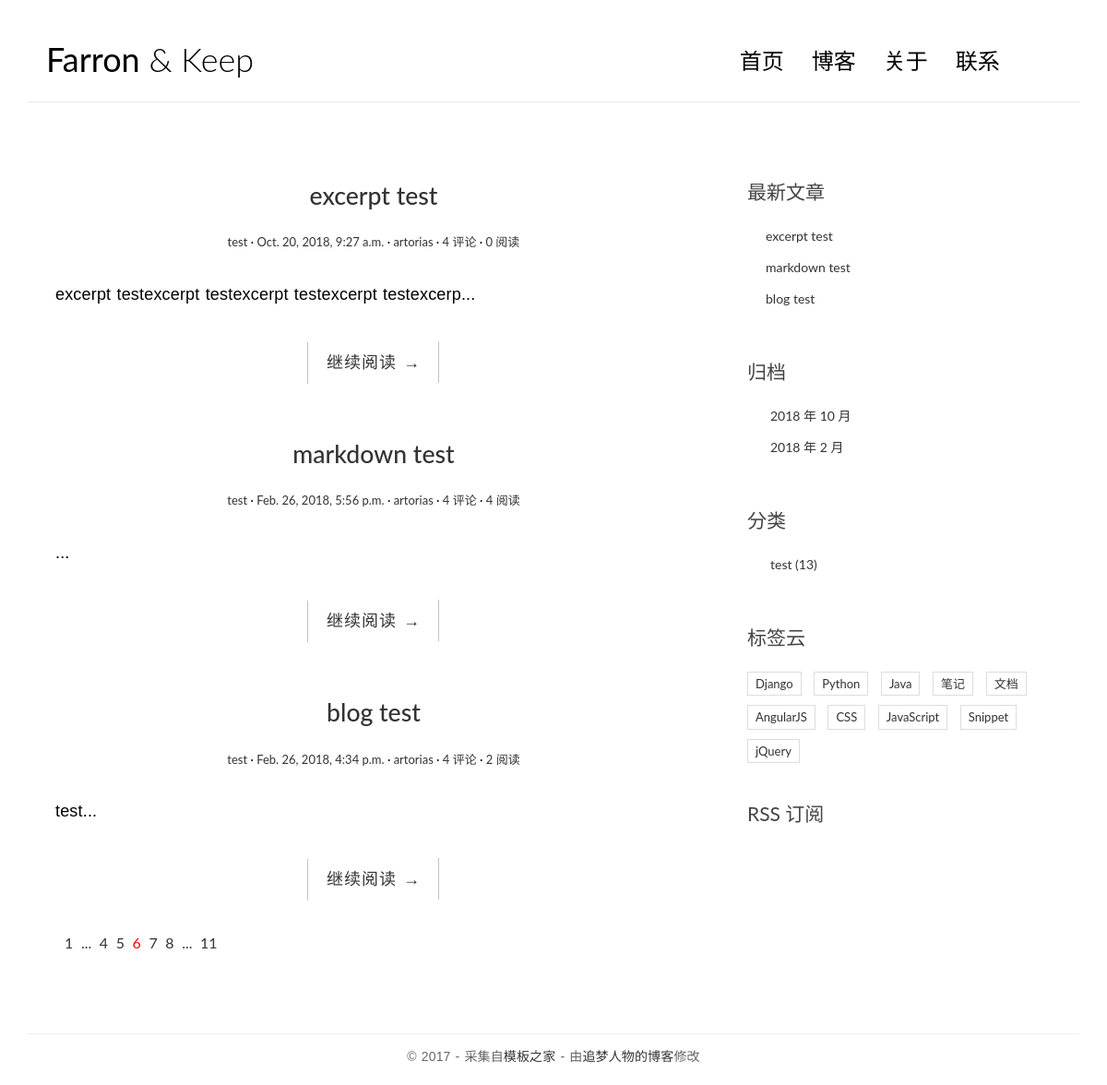
The page / on the database its author committed.
### blog/models.py (models this page shows, shortened)
@python_2_unicode_compatible
class Post(models.Model):
    title=models.CharField(max_length=70)
    body=models.TextField()
    created_time=models.DateTimeField()
    modified_time=models.DateTimeField()
    excert=models.CharField(max_length=200,blank=True)
    category=models.ForeignKey(Category)
    tags=models.ManyToManyField(Tag,blank=True)
    author=models.ForeignKey(User)
    views=models.PositiveIntegerField(default=0)
    def get_absolute_url(self):
        return reverse('blog:detail',kwargs={'pk':self.pk})
    class Meta:
        ordering=['-created_time','title']

class Category(models.Model):
    name=models.CharField(max_length=100)

### blog/views.py (the view)
# urls.py: url(r'^$',views.index,name='index'),
def index(request):
   post_list=Post.objects.all()
   return render(request,'blog/index.html',context={
       'post_list':post_list
       })

### blog/templatetags/blog_tags.py (called while the page is built)
@register.simple_tag
def get_recent_posts(num=5):
    return Post.objects.all().order_by('-created_time')[:num]

@register.simple_tag
def archives():
    return Post.objects.dates('created_time','month',order='DESC')

@register.simple_tag
def get_categories():
    return Category.objects.all()

### templates/blog/index.html
﻿{% extends 'base.html' %}
{% block main %}
     {% for post in post_list %}
                <article class="post post-{{ post.pk }}">
                    <header class="entry-header">
                        <h1 class="entry-title">
                            <a href="{{ post.get_absolute_url }}">{{ post.title }}</a>
                        </h1>
                        <div class="entry-meta">
                            <span class="post-category"><a href="#">{{ post.category.name }}</a></span>
                            <span class="post-date"><a href="#"><time class="entry-date"
                                                                      datetime="{{ post.created_time }}">{{ post.created_time }}</time></a></span>
                            <span class="post-author"><a href="#">{{ post.author }}</a></span>
                            <span class="comments-link"><a href="#">4 评论</a></span>
                            <span class="views-count"><a href="{{ post.get_absolute_url }}">{{ post.views }} 阅读</a></span>
                        </div>
                    </header>
                    <div class="entry-content clearfix">
                        <p>{{ post.excert }}...</p>
                        <div class="read-more cl-effect-14">
                            <a href="{{ post.get_absolute_url }}" class="more-link">继续阅读 <span class="meta-nav">→</span></a>
                        </div>
                    </div>
                </article>
     {% empty %}
                <div class="no-post">暂时还没有发布的文章！</div>
     {% endfor %}
                <div class="pagination">
                    <ul>
                        <li><a href="">1</a></li>
                        <li><a href="">...</a></li>
                        <li><a href="">4</a></li>
                        <li><a href="">5</a></li>
                        <li class="current"><a href="">6</a></li>
                        <li><a href="">7</a></li>
                        <li><a href="">8</a></li>
                        <li><a href="">...</a></li>
                        <li><a href="">11</a></li>
                    </ul>
                </div>
{% endblock main %}

### templates/base.html (shortened to what this page needs)
﻿{% load staticfiles %}
{% load blog_tags %}
<!DOCTYPE html>
<html>
<head>
    <link rel="stylesheet" href="http://code.ionicframework.com/ionicons/2.0.1/css/ionicons.min.css">
    <link href="https://cdn.bootcss.com/bootstrap/3.3.7/css/bootstrap.min.css" rel="stylesheet">
    <link rel="stylesheet" href="{% static 'blog/css/bootstrap.min.css' %}">
    <link rel="stylesheet" href="{% static 'blog/css/pace.css' %}">
    <link rel="stylesheet" href="{% static 'blog/css/custom.css' %}">
    <link rel="stylesheet" href="{% static 'blog/css/highlights/github.css' %}">
</head>
<body>
<div class="container">
    <header id="site-header">
        <div class="row">
            <div class="col-md-4 col-sm-5 col-xs-8">
                <div class="logo">
                    <h1><a href="{% url 'blog:index' %}"><b>Farron</b> &amp; Keep</a></h1>
                </div>
            </div>
            <div class="col-md-8 col-sm-7 col-xs-4">
                <nav class="main-nav" role="navigation">
                    <div class="collapse navbar-collapse" id="bs-example-navbar-collapse-1">
                        <ul class="nav navbar-nav navbar-right">
                            <li class="cl-effect-11"><a href="{% url 'blog:index' %}" data-hover="首页">首页</a></li>
                            <li class="cl-effect-11"><a href="full-width.html" data-hover="博客">博客</a></li>
                            <li class="cl-effect-11"><a href="about.html" data-hover="关于">关于</a></li>
                            <li class="cl-effect-11"><a href="contact.html" data-hover="联系">联系</a></li>
                        </ul>
                    </div>
                </nav>
            </div>
        </div>
    </header>
</div>
<div class="content-body">
    <div class="container">
        <div class="row">
            <main class="col-md-8">
                {% block main %}
                {% endblock main %}
            </main>
            <aside class="col-md-4">
                <div class="widget widget-recent-posts">
                    <h3 class="widget-title">最新文章</h3>
                    {% get_recent_posts as recent_post_list %}
                    <ul>
                        {% for post in recent_post_list %}
                        <li>
                            <a href="{{ post.get_absolute_url }}">{{ post.title }}</a>
                        </li>
                        {% empty %}
                        暂无文章！
                        {% endfor %}
                    </ul>
                </div>
                <div class="widget widget-archives">
                    <h3 class="widget-title">归档</h3>
                    {% archives as date_list %}
                    <ul>
                        {% for date in date_list %}
                        <li>
                            <a href="{% url 'blog:archives' date.year date.month %}">{{ date.year }} 年 {{ date.month }} 月</a>
                        </li>
                        {% empty %}
                        暂无归档！
                        {% endfor %}
                    </ul>
                </div>
                <div class="widget widget-category">
                    <h3 class="widget-title">分类</h3>
                    {% get_categories as category_list %}
                    <ul>
                        {% for category in category_list %}
                        <li>
                            <a href="{% url 'blog:category' category.pk %}">{{ category.name }} <span class="post-count">(13)</span></a>
                        </li>
                        {% empty %}
                        暂无分类！
                        {% endfor %}
                    </ul>
                </div>
                <div class="widget widget-tag-cloud">
                    <h3 class="widget-title">标签云</h3>
                    <ul>
                        <li>
                            <a href="#">Django</a>
                        </li>
                        <li>
                            <a href="#">Python</a>
                        </li>
                        <li>
                            <a href="#">Java</a>
                        </li>
                        <li>
                            <a href="#">笔记</a>
                        </li>
                        <li>
                            <a href="#">文档</a>
                        </li>
                        <li>
                            <a href="#">AngularJS</a>
                        </li>
                        <li>
                            <a href="#">CSS</a>
                        </li>
                        <li>
                            <a href="#">JavaScript</a>
                        </li>
                        <li>
                            <a href="#">Snippet</a>
                        </li>
                        <li>
                            <a href="#">jQuery</a>
                        </li>
                    </ul>
                </div>
                <div class="rss">
                    <a href=""> RSS 订阅</a>
                </div>
            </aside>
        </div>
    </div>
</div>
<footer id="site-footer">
    <div class="container">
        <div class="row">
            <div class="col-md-12">
                <p class="copyright">&copy 2017 - 采集自<a href="http://www.cssmoban.com/"
                                                        target="_blank" title="模板之家">模板之家</a>
                    - 由<a href="http://zmrenwu.com/" title="网页模板" target="_blank">追梦人物的博客</a>修改
                </p>
            </div>
        </div>
    </div>
</footer>
</body>
</html>

### blog/static/blog/css/custom.css (style rules this page uses)
* { outline: none; }
h1, h2, h3, h4, h5, h6 { margin-top: 0; }
b { font-weight: 400; }
a { color: #333; }
body { color: #444; font-family: 'Lato', sans-serif; }
p { font-family: 'Ubuntu', sans-serif; font-weight: 400; word-spacing: 1px; letter-spacing: 0.01em; }
#site-header { background-color: #FFF; padding: 25px 20px; margin-bottom: 40px; border-bottom: 1px solid #e7e7e7; }
.logo h1 a { color: #000; }
.logo h1 { margin: 0; font-family: 'Lato', sans-serif; font-weight: 300; }
.main-nav { margin-top: 11px; max-width: 95%; }
.main-nav a { color: #000000 !important; padding: 0 0 5px 0 !important; margin-right: 30px; font-family: 'Lato', sans-serif; font-weight: 300; font-size: 24px; }
.cl-effect-11 a { padding: 10px 0; color: #0972b4; text-shadow: none; }
.cl-effect-11 a::before { position: absolute; top: 0; left: 0; overflow: hidden; padding: 0 0 5px 0 !important; max-width: 0; border-bottom: 1px solid #000; color: #000; content: attr(data-hover); white-space: nowrap; -webkit-transition: max-width 0.5s; -moz-transition: max-width 0.5s; transition: max-width 0.5s; }
.content-body { padding-bottom: 4em; }
.post { background: #fff; padding: 30px 30px 0; }
.entry-title { text-align: center; font-size: 1.9em; margin-bottom: 20px; line-height: 1.6; padding: 10px 20px 0; }
.entry-meta { text-align: center; color: #DDDDDD; font-size: 13px; margin-bottom: 30px; }
.entry-content { font-size: 18px; line-height: 1.9; font-weight: 300; color: #000; }
.post-category::after, .post-date::after, .post-author::after, .comments-link::after { content: ' ·'; color: #000; }
.read-more { font-family: 'Ubuntu', sans-serif; font-weight: 400; word-spacing: 1px; letter-spacing: 0.01em; text-align: center; margin-top: 20px; }
.cl-effect-14 a { padding: 0 20px; height: 45px; line-height: 45px; position: relative; display: inline-block; margin: 15px 25px; letter-spacing: 1px; font-weight: 400; text-shadow: 0 0 1px rgba(255, 255, 255, 0.3); }
.cl-effect-14 a::before, .cl-effect-14 a::after { position: absolute; width: 45px; height: 1px; background: #C3C3C3; content: ''; -webkit-transition: all 0.3s; -moz-transition: all 0.3s; transition: all 0.3s; pointer-events: none; }
.cl-effect-14 a::before { top: 0; left: 0; -webkit-transform: rotate(90deg); -moz-transform: rotate(90deg); transform: rotate(90deg); -webkit-transform-origin: 0 0; -moz-transform-origin: 0 0; transform-origin: 0 0; }
.cl-effect-14 a::after { right: 0; bottom: 0; -webkit-transform: rotate(90deg); -moz-transform: rotate(90deg); transform: rotate(90deg); -webkit-transform-origin: 100% 0; -moz-transform-origin: 100% 0; transform-origin: 100% 0; }
.widget { background: #fff; padding: 30px 0 0; }
.widget-title { font-size: 1.5em; margin-bottom: 20px; line-height: 1.6; padding: 10px 0 0; font-weight: 400; }
.widget-recent-posts ul { padding: 0; margin: 0; padding-left: 20px; }
.widget-recent-posts ul li { list-style-type: none; position: relative; line-height: 170%; margin-bottom: 10px; }
.widget-recent-posts ul li::before { content: '\f3d3'; font-family: "Ionicons"; position: absolute; left: -17px; top: 3px; font-size: 16px; color: #000; }
.widget-archives ul { padding: 0; margin: 0; padding-left: 25px; }
.widget-archives ul li { list-style-type: none; position: relative; line-height: 170%; margin-bottom: 10px; }
.widget-archives ul li::before { content: '\f3f3'; font-family: "Ionicons"; position: absolute; left: -25px; top: 1px; font-size: 16px; color: #000; }
.widget-category ul { padding: 0; margin: 0; padding-left: 25px; }
.widget-category ul li { list-style-type: none; position: relative; line-height: 170%; margin-bottom: 10px; }
.widget-category ul li::before { content: '\f3fe'; font-family: "Ionicons"; position: absolute; left: -25px; top: 1px; font-size: 18px; color: #000; }
.widget-tag-cloud ul { padding: 0; margin: 0; margin-right: -10px; }
.widget-tag-cloud ul li { list-style-type: none; font-size: 13px; display: inline-block; margin-right: 10px; margin-bottom: 10px; padding: 3px 8px; border: 1px solid #ddd; }
.rss { font-size: 21px; margin-top: 30px; }
.rss a { color: #444; }
#site-footer { padding-top: 10px; padding: 0 0 1.5em 0; }
.copyright { text-align: center; padding-top: 1em; margin: 0; border-top: 1px solid #eee; color: #666; }
.pagination ul { list-style: none; }
.pagination ul li { display: inline-block; font-size: 16px; margin-right: 5px; }
.current a { color: red; }

### rows shown on the page
Post: title "excerpt test", category.name "test", created_time "Oct. 20, 2018, 9:27 a.m.", author "artorias", views "0", excert "excerpt testexcerpt testexcerpt testexcerpt testexcerp"
Post: title "markdown test", category.name "test", created_time "Feb. 26, 2018, 5:56 p.m.", author "artorias", views "4"
Post: title "blog test", category.name "test", created_time "Feb. 26, 2018, 4:34 p.m.", author "artorias", views "2", excert "test"
Category: name "test"

### other values the page prints
{{ date.year }} "2018" "2018"
{{ date.month }} "10" "2"
